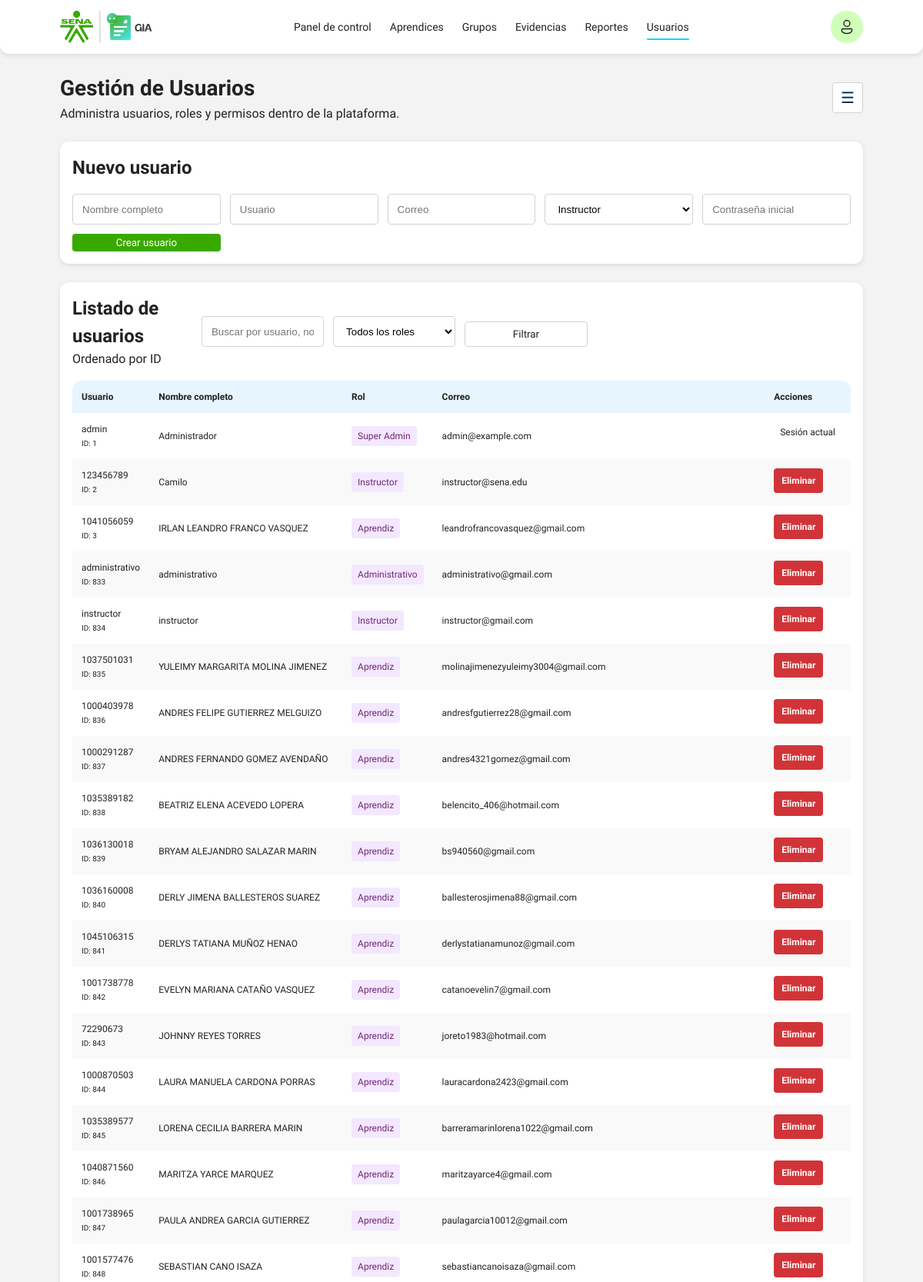
The app's page /users/ (signed in, upper part) with its own data.
### models/user.py (models this page shows, shortened)
class User(UserMixin, db.Model):
    __tablename__ = "user"
    id = db.Column(db.Integer, primary_key=True)
    username = db.Column(db.String(80), unique=True, nullable=False)
    password_hash = db.Column(db.String(255), nullable=False)
    role = db.Column(db.String(30), nullable=False, default="docente")
    full_name = db.Column(db.String(150), nullable=False)
    email = db.Column(db.String(150), nullable=True)
    document_type = db.Column(db.String(20), nullable=True)
    document_number = db.Column(db.String(30), nullable=True)
    managed_group_numbers = db.Column(db.Text, nullable=True)
    active = db.Column(db.Boolean, default=True)
    created_at = db.Column(db.DateTime, default=datetime.utcnow)
    apprentices = db.relationship(
        "Apprentice",
        foreign_keys="Apprentice.created_by",
        backref="owner",
        lazy="select",
    )
    groups = db.relationship(
        "TrainingGroup",
        foreign_keys="TrainingGroup.created_by",
        backref="creator",
        lazy="select",
    )

### routes/users.py (the view, shortened to what this page needs)
@users_bp.route("/", methods=["GET"])
@login_required
def index():
    if not _is_super_admin():
        flash("No tienes permisos para ver la lista de usuarios.", "warning")
        return redirect(url_for("dashboard.index"))
    search = request.args.get("search", "").strip()
    role_filter = request.args.get("role", "").strip()
    query = User.query
    if role_filter:
        query = query.filter(User.role == role_filter)
    users = query.order_by(User.id).all()
    role_labels = {
        "super_admin": "Super Admin",
        "docente": "Instructor",
        "visualizador": "Administrativo",
        "aprendiz": "Aprendiz",
    }
    return render_template("users/index.html", users=users, role_labels=role_labels)

### routes/users.py (called while the page is built)
def _is_super_admin():
    return getattr(current_user, "role", None) == "super_admin"

### services/auth_helpers.py (called while the page is built)
@login_manager.user_loader
def load_user(user_id):
    return User.query.get(int(user_id))

### templates/users/index.html (shortened to what this page needs)
{% extends "base.html" %}
{% block content %}
<section class="page-head page-head--split">
  <div>
    <h1>Gestión de Usuarios</h1>
    <p>Administra usuarios, roles y permisos dentro de la plataforma.</p>
  </div>
  <div class="page-actions">
    {% if _user and _user.role == 'super_admin' %}
      <details class="action-menu">
        <summary aria-label="Mas acciones">☰</summary>
      </details>
    {% endif %}
  </div>
</section>
<section class="panel admin-panel">
  <div class="panel__header"><h2>Nuevo usuario</h2></div>
  <form method="post" action="{{ url_for('users.create') }}" class="filters-grid filters-grid--five">
    <input type="text" name="full_name" placeholder="Nombre completo" required>
    <input type="text" name="username" placeholder="Usuario" required>
    <input type="email" name="email" placeholder="Correo">
    <select name="role" required>
      <option value="docente">Instructor</option>
    </select>
    <input type="text" name="password" placeholder="Contraseña inicial" required>
    <button type="submit" class="primary-btn">Crear usuario</button>
  </form>
</section>
<div id="users-management" class="management-list">
  <section class="panel admin-panel">
    <div class="panel__header">
      <div>
        <h2>Listado de usuarios</h2>
        <p class="muted-text">Ordenado por ID</p>
      </div>
      <form method="get" action="{{ url_for('users.index') }}" class="filters-grid filters-grid--three users-filter-form">
        <input type="text" name="search" placeholder="Buscar por usuario, nombre o correo" value="{{ request.args.get('search', '') }}">
        <select name="role">
          <option value="">Todos los roles</option>
        </select>
        <button type="submit" class="ghost-btn">Filtrar</button>
      </form>
    </div>
    <div class="table-wrap">
      <table class="data-table admin-table">
        <thead>
          <tr>
            <th>Usuario</th>
            <th>Nombre completo</th>
            <th>Rol</th>
            <th>Correo</th>
            <th>Acciones</th>
          </tr>
        </thead>
        <tbody>
          {% for user in users %}
            <tr>
              <td>{{ user.username }}<br><small>ID: {{ user.id }}</small></td>
              <td>{{ user.full_name }}</td>
              <td><span class="badge badge--violet">{{ role_labels.get(user.role, user.role) }}</span></td>
              <td>{{ user.email or 'Sin correo' }}</td>
              <td class="actions-cell">
                {% if user.id != current_user.id %}
                  <form method="post" action="{{ url_for('users.delete', user_id=user.id) }}" onsubmit="return confirm('¿Eliminar este usuario?');">
                    <button type="submit" class="danger-btn danger-btn--compact">Eliminar</button>
                  </form>
                {% else %}
                  <span class="badge">Sesión actual</span>
                {% endif %}
              </td>
            </tr>
          {% else %}
            <tr><td colspan="6" class="empty-state">No hay usuarios registrados.</td></tr>
          {% endfor %}
        </tbody>
      </table>
    </div>
  </section>
</div>
{% endblock %}

### static/css/base.css (style rules this page uses)
* { box-sizing: border-box; margin: 0; padding: 0; }
body { font-family: var(--font-family); background: var(--bg); color: var(--text); line-height: 1.5; }
button { font-family: var(--font-family); cursor: pointer; }

### static/css/componets.css (style rules this page uses)
.primary-btn { display: inline-flex; align-items: center; justify-content: center; background: var(--green); padding: 4px 12px; color: #fff; border: 0; border-radius: var(--space-xs); cursor: pointer; transition: background 0.3s ease-in-out; }
.ghost-btn { background: transparent; border: 1px solid var(--line); padding: var(--space-sm) var(--space-md); border-radius: var(--space-xs); font-weight: 400; color: var(--text); cursor: pointer; }
.danger-btn { display: inline-flex; align-items: center; justify-content: center; min-height: 40px; padding: 0 12px; border: 0; border-radius: var(--space-xs); background: var(--danger); color: #fff; font-weight: 600; cursor: pointer; }
.danger-btn--compact { min-height: 32px; padding: 0 10px; font-size: 12px; }
.page-actions { display: inline-flex; align-items: center; gap: 10px; }
.action-menu { position: relative; }
.action-menu summary { display: inline-grid; place-items: center; width: 40px; height: 40px; border: 1px solid var(--line); border-radius: var(--space-xs); background: var(--surface); color: var(--navy); cursor: pointer; list-style: none; font-size: 20px; }
.panel { background: var(--surface); border-radius: var(--radius); box-shadow: var(--shadow); padding: var(--space-md); margin-bottom: var(--space-lg); }
.panel__header { display: flex; justify-content: space-between; align-items: center; margin-bottom: var(--space-md); }
.badge { display: inline-flex; align-items: center; padding: var(--space-xs) var(--space-sm); border-radius: 4px; font-size: 12px; }
.badge--violet { background: #f3e8ff; color: #71277a; }

### static/css/layout.css (style rules this page uses)
.page-head { display: flex; flex-direction: column; gap: var(--space-sm); margin-bottom: var(--space-lg); padding-top: var(--space-lg); }
.page-head h1 { font-size: 28px; font-weight: 600; color: var(--text); }
.page-head--split { justify-content: space-between; flex-direction: row; align-items: center; }

### static/css/tokens.css (style rules this page uses)
:root { --font-family: 'Work Sans', sans-serif; --green: #39a900; --darkgreen: #007832; --navy: #00304d; --cyan: #09daf6; --danger: #d13438; --darkdanger: #a32f2f; --muted: #706f6e; --darkmuted: #404040; --text: #222; --surface: #fff; --bg: #f3f3f3; --line: #d2d2d2; --space-xs: 4px; --space-sm: 8px; --space-md: 16px; --space-lg: 24px; --radius: 12px; --shadow: 0 2px 6px rgba(0,0,0,0.1); }

### static/css/tokens2.css (style rules this page uses)
:root { --font-family: 'Work Sans', sans-serif; --colorneutral-1: #ffffff; --colorneutral-2: #f3f3f3; --colorneutral-3: #d2d2d2; --colorneutral-4: #706f6e; --colorneutral-5: #404040; --colorneutral-6: #222222; --colorgreen-1: #39a900; --colorgreen-2: #007832; --colornavy-1: #00304d; --colorcyan-1: #09daf6; --colorviolet-1: #71277a; --coloryellow-1: #fdc300; --colororange-1: #ff6b00; --colorred-1: #d13438; --colorred-2: #a32f2f; --space-s: 4px; --space-m: 8px; --space-l: 12px; --space-xl: 16px; --radius-1: 4px; --radius-2: 8px; --radius-3: 12px; --shadow: 0 2px 6px rgba(0,0,0,0.1); }

### static/css/apprentices.css (style rules this page uses)
.table-wrap { overflow-x: auto; border-radius: var(--radius); }
.data-table { width: 100%; border-collapse: collapse; font-size: 0.95rem; color: var(--text); }
.data-table thead { background: #e6f5ff; }
.data-table th { text-align: left; font-weight: 600; font-size: 12px; padding: 12px; }
.data-table td { text-align: left; font-weight: 400; padding: 12px; font-size: 12px; }
.data-table tbody tr:nth-child(odd) { background: #fff; }
.data-table tbody tr:nth-child(even) { background: #f9f9f9; }
.actions-cell { white-space:nowrap; display:flex; gap:16px; align-items:center; justify-content:start; }
.actions-cell form { display:inline-block; margin:0; }
.admin-panel .filters-grid, .admin-panel .filters-grid--five { display: grid; grid-template-columns: repeat(5, minmax(140px, 1fr)); gap: 12px; align-items: end; }
.admin-panel input, .admin-panel select, .admin-panel textarea { width: 100%; min-height: 40px; border: 1px solid #d2d2d2; border-radius: var(--space-xs); padding: 0 12px; background: #fff; }
.admin-table td, .admin-table th { vertical-align: middle; }

### records on screen
User: username "admin", id "1", full_name "Administrador", get "Super Admin", email "admin@example.com", shows "Sesión actual"
User: username "123456789", id "2", full_name "Camilo", get "Instructor", email "instructor@sena.edu"
User: username "1041056059", id "3", full_name "IRLAN LEANDRO FRANCO VASQUEZ", get "Aprendiz", email "leandrofrancovasquez@gmail.com"
User: username "administrativo", id "833", full_name "administrativo", get "Administrativo", email "administrativo@gmail.com"
User: username "instructor", id "834", full_name "instructor", get "Instructor", email "instructor@gmail.com"
User: username "1037501031", id "835", full_name "YULEIMY MARGARITA MOLINA JIMENEZ", get "Aprendiz", email "molinajimenezyuleimy3004@gmail.com"
User: username "1000403978", id "836", full_name "ANDRES FELIPE GUTIERREZ MELGUIZO", get "Aprendiz", email "andresfgutierrez28@gmail.com"
User: username "1000291287", id "837", full_name "ANDRES FERNANDO GOMEZ AVENDAÑO", get "Aprendiz", email "andres4321gomez@gmail.com"
User: username "1035389182", id "838", full_name "BEATRIZ ELENA ACEVEDO LOPERA", get "Aprendiz", email "belencito_406@hotmail.com"
User: username "1036130018", id "839", full_name "BRYAM ALEJANDRO SALAZAR MARIN", get "Aprendiz", email "bs940560@gmail.com"
User: username "1036160008", id "840", full_name "DERLY JIMENA BALLESTEROS SUAREZ", get "Aprendiz", email "ballesterosjimena88@gmail.com"
User: username "1045106315", id "841", full_name "DERLYS TATIANA MUÑOZ HENAO", get "Aprendiz", email "derlystatianamunoz@gmail.com"
User: username "1001738778", id "842", full_name "EVELYN MARIANA CATAÑO VASQUEZ", get "Aprendiz", email "catanoevelin7@gmail.com"
User: username "72290673", id "843", full_name "JOHNNY REYES TORRES", get "Aprendiz", email "joreto1983@hotmail.com"
User: username "1000870503", id "844", full_name "LAURA MANUELA CARDONA PORRAS", get "Aprendiz", email "lauracardona2423@gmail.com"
User: username "1035389577", id "845", full_name "LORENA CECILIA BARRERA MARIN", get "Aprendiz", email "barreramarinlorena1022@gmail.com"
User: username "1040871560", id "846", full_name "MARITZA YARCE MARQUEZ", get "Aprendiz", email "maritzayarce4@gmail.com"
User: username "1001738965", id "847", full_name "PAULA ANDREA GARCIA GUTIERREZ", get "Aprendiz", email "paulagarcia10012@gmail.com"
User: username "1001577476", id "848", full_name "SEBASTIAN CANO ISAZA", get "Aprendiz", email "sebastiancanoisaza@gmail.com"
